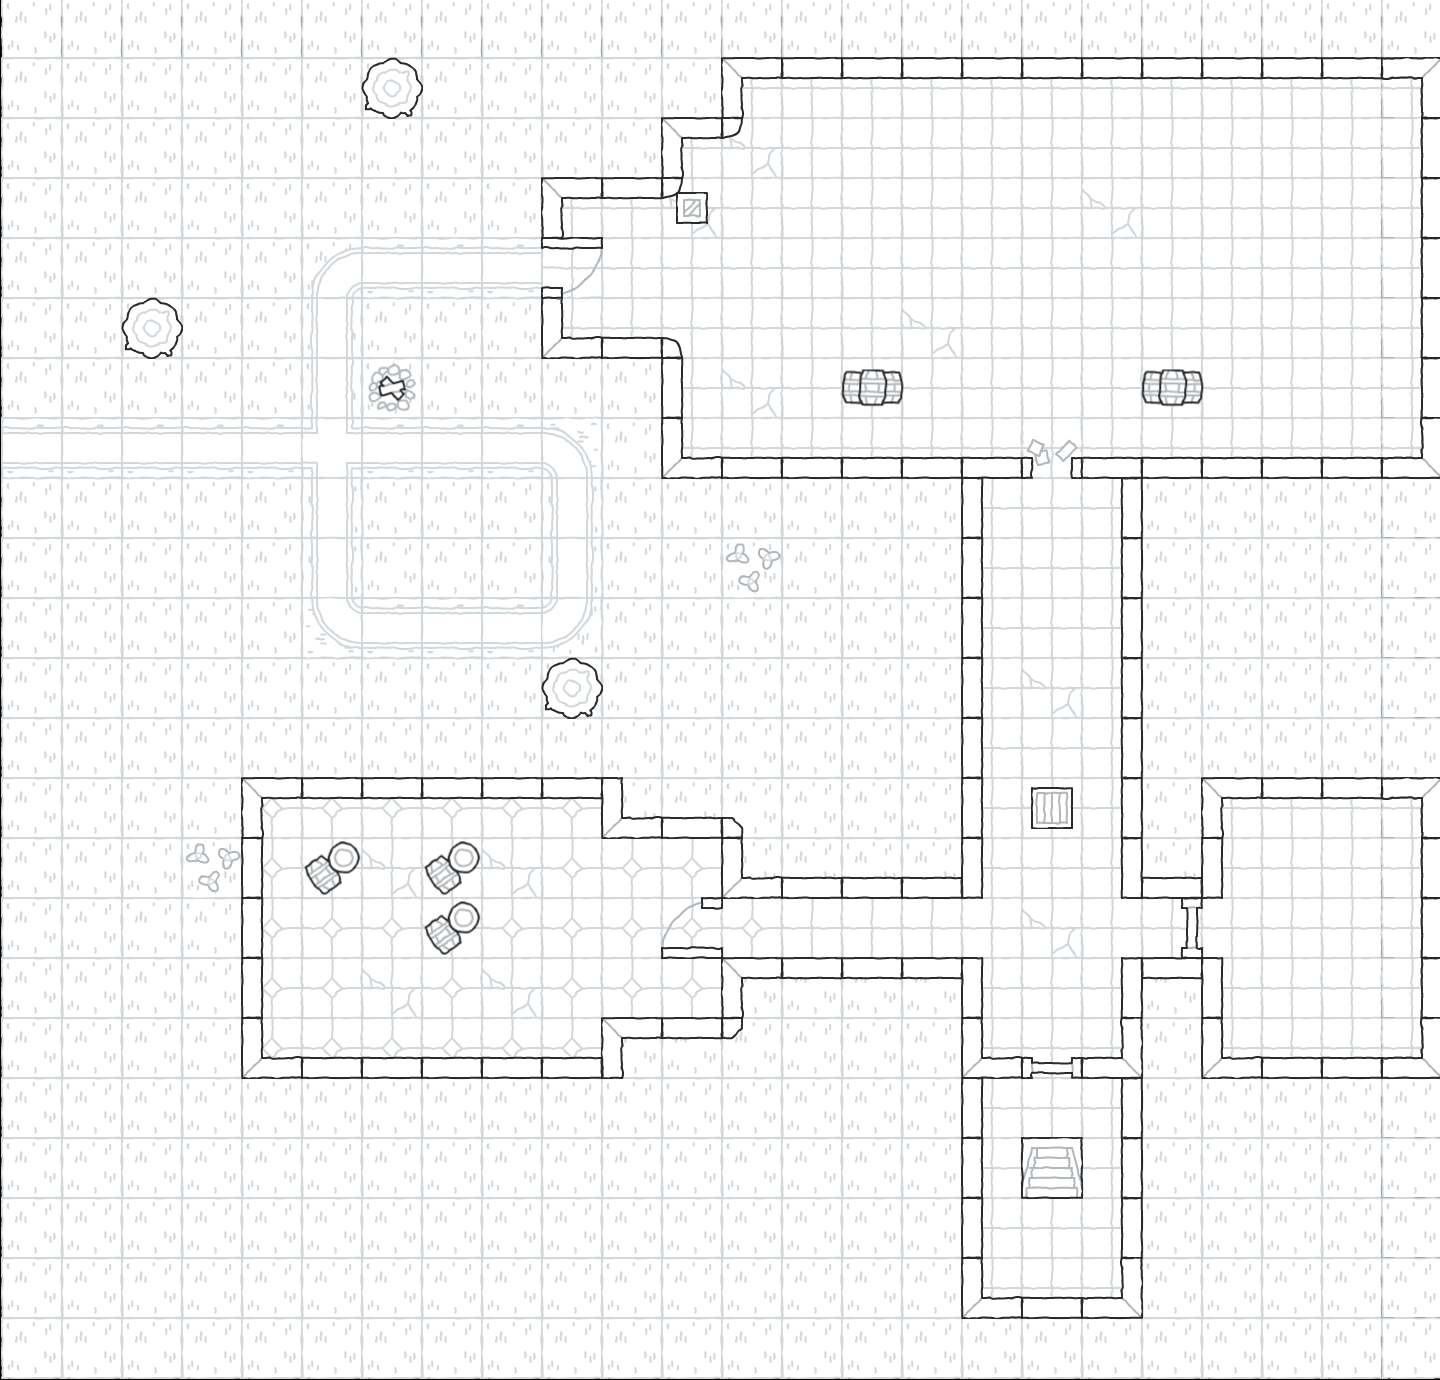

Rendered tile map (Tiled .tmx) drawn with the repository's tilesets; below, a short description and the map source with its tile grids summarised:
An orthogonal 24x23 tile map with 60x60 px tiles, 8 tile layers (Grass, Path, Floor, Environment, ...) and 37 objects.

<map version="1.10" tiledversion="1.10.2" orientation="orthogonal" renderorder="right-down" width="24" height="23" tilewidth="60" tileheight="60" infinite="0" nextlayerid="14" nextobjectid="60">
 <tileset firstgid="1" source="sampleSheet.tsx" />
 <layer id="5" name="Grass" width="24" height="23">
  <data>[552 cells, 552 non-empty, 1 distinct tile ids]</data>
 </layer>
 <layer id="6" name="Path" width="24" height="23">
  <data>[552 cells, 25 non-empty, 3 distinct tile ids]</data>
 </layer>
 <layer id="8" name="Floor" width="24" height="23">
  <data>[552 cells, 201 non-empty, 4 distinct tile ids]</data>
 </layer>
 <layer id="12" name="Environment" width="24" height="23">
  <data>[552 cells, 4 non-empty, 2 distinct tile ids]</data>
 </layer>
 <layer id="11" name="ladder" width="24" height="23">
  <data>[552 cells, 1 non-empty, 1 distinct tile ids]</data>
 </layer>
 <layer id="7" name="Wall" width="24" height="23">
  <data>[552 cells, 109 non-empty, 4 distinct tile ids]</data>
 </layer>
 <objectgroup id="13" name="WallCollider">
  <object id="4" x="543" y="287.5" width="18" height="48" />
  <object id="6" x="540.5" y="337.5" width="120" height="19" />
  <object id="7" x="661.909" y="337.727" width="20" height="141" />
  <object id="8" x="682.333" y="458" width="340" height="18.6667" />
  <object id="9" x="961.667" y="478" width="20.3333" height="419.667" />
  <object id="10" x="1121.33" y="478.333" width="21.3333" height="417" />
  <object id="29" x="1082.25" y="458" width="358.5" height="18.5" />
  <object id="30" x="1422.25" y="58.25" width="19.5" height="399" />
  <object id="31" x="722" y="58.25" width="700.25" height="19" />
  <object id="32" x="722" y="77.25" width="18.75" height="49.5" />
  <object id="33" x="661.25" y="118.5" width="80.25" height="16.5" />
  <object id="34" x="662.5" y="135.75" width="18.5" height="57" />
  <object id="35" x="542" y="178.25" width="120.25" height="19.25" />
  <object id="36" x="542" y="197.5" width="20.5" height="41" />
  <object id="37" x="1144" y="876.667" width="78.6667" height="19.3333" />
  <object id="38" x="1202" y="778.667" width="20.6667" height="98" />
  <object id="39" x="1222.67" y="778" width="216" height="18" />
  <object id="40" x="1423.33" y="795.333" width="16.6667" height="281.333" />
  <object id="41" x="1201.33" y="1058" width="220" height="18" />
  <object id="42" x="1202.67" y="957.333" width="20" height="98" />
  <object id="43" x="1122" y="956.667" width="79.3333" height="20.6667" />
  <object id="44" x="1123.33" y="976" width="16.6667" height="102" />
  <object id="45" x="1084" y="1058" width="38" height="19.3333" />
  <object id="46" x="1122.67" y="1077.33" width="17.3333" height="239.333" />
  <object id="47" x="962.667" y="1294.67" width="160.667" height="24.6667" />
  <object id="48" x="961.333" y="959.333" width="22.6667" height="334" />
  <object id="49" x="984" y="1058.67" width="37.3333" height="19.3333" />
  <object id="50" x="722.667" y="958" width="238.667" height="18.6667" />
  <object id="51" x="720" y="877.333" width="240" height="20.6667" />
  <object id="52" x="741.333" y="876.667">
   <polygon points="0,0 0,-48.6667 -11.3333,-60 -122,-58.6667 -139.333,-58 -138.667,-40.6667 -21.3333,-40 -20.6667,-2.66667" />
  </object>
  <object id="53" x="599.333" y="776.667" width="20.6667" height="40" />
  <object id="54" x="240.667" y="776.667" width="358.667" height="20.6667" />
  <object id="55" x="240.667" y="798" width="22" height="279.333" />
  <object id="56" x="263.333" y="1056.67" width="358" height="20.6667" />
  <object id="57" x="600" y="1017.33" width="20.6667" height="40" />
  <object id="58" x="620.667" y="1016.67" width="119.333" height="18" />
  <object id="59" x="720" y="973.333" width="23.3333" height="43.3333" />
 </objectgroup>
 <layer id="9" name="Door" width="24" height="23">
  <data>[552 cells, 3 non-empty, 3 distinct tile ids]</data>
 </layer>
 <layer id="10" name="Breakable" width="24" height="23">
  <data>[552 cells, 9 non-empty, 5 distinct tile ids]</data>
 </layer>
</map>
